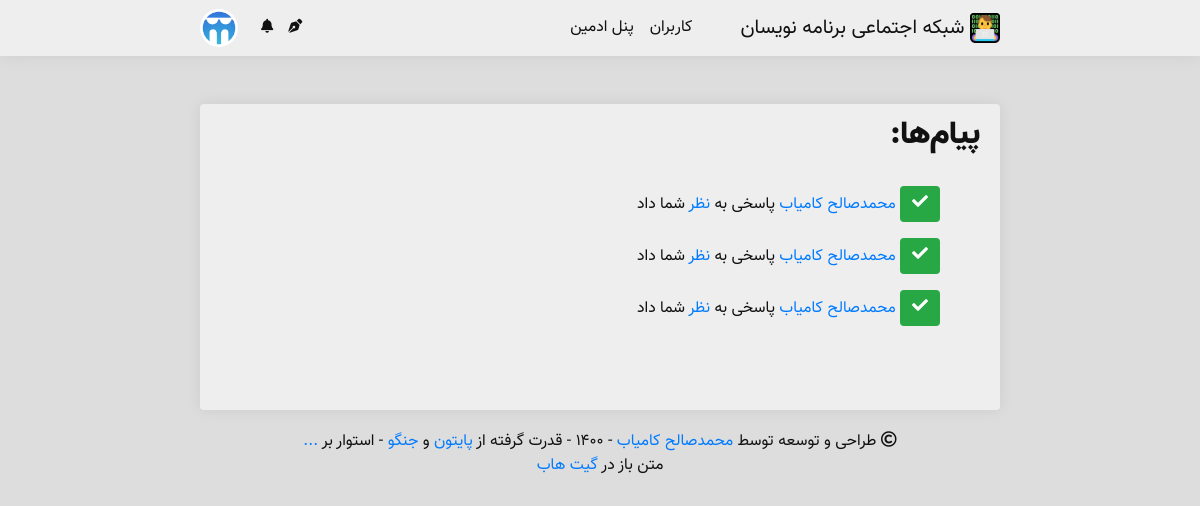
Page /user/notifications/all/?page=1/ (signed in) on the committed database.
### main/models.py (models this page shows, shortened)
class Person(models.Model):
    YEARS = []
    for year in range(1330, 1395):
        YEARS.append((str(year), str(year)),)
    YEARS = tuple(YEARS)
    username = models.CharField(max_length = 50, verbose_name = 'نام کاربری')
    avatar = models.ImageField(upload_to = 'avatars/', blank = True, verbose_name = 'آواتار')
    name = models.CharField(max_length = 50, verbose_name = 'نام')
    public_email = models.CharField(max_length = 100, null = True, blank = True, verbose_name = 'پست الکترونیک')
    mobile = models.CharField(max_length = 11, null = True, blank = True, verbose_name = 'شماره تماس')
    description = models.CharField(max_length = 200, null = True, blank = True, verbose_name = 'توضیحات')
    year_of_born = models.CharField(max_length = 4, choices = YEARS, null = True, blank = True, verbose_name = 'سال تولد')
    gender = models.CharField(max_length = 10, null = True, blank = True, verbose_name = 'جنسیت')
    join_time = jmodels.jDateTimeField(default = timezone.now, verbose_name = 'زمان عضویت')
    work = models.CharField(max_length = 50, null = True, blank = True, verbose_name = 'تخصص')
    skills = models.ManyToManyField('Skill', blank = True, verbose_name = 'مهارت‌ها')
    rezome = models.TextField(null = True, blank = True, default = '', verbose_name = 'رزومه')
    likes = models.ManyToManyField('Post', blank = True, verbose_name = 'لایک‌ها')
    viewed_posts = models.ManyToManyField('Post', related_name = 'views_post', blank = True, verbose_name = 'مطالب مشاهده شده')
    following = models.ManyToManyField('Person', blank = True, verbose_name = 'دنبال شوندگان')
    len_following = models.CharField(max_length = 10, default = 0, verbose_name = 'تعداد دنبال شوندگان')
    followers = models.ManyToManyField('Person', related_name = 'folllowers', blank = True, verbose_name = 'دنبال کنندگان')
    len_followers = models.CharField(max_length = 10, default = 0, verbose_name = 'تعداد دنبال کنندگان')
    github = models.URLField(null = True, blank = True, verbose_name = 'گیت‌هاب')
    gitlab = models.URLField(null = True, blank = True, verbose_name = 'گیت‌لب')
    stackowerflow = models.URLField(null = True, blank = True, verbose_name = 'استک اورفلو')
    linkedin = models.URLField(null = True, blank = True, verbose_name = 'لینکدین')
    dev = models.URLField(null = True, blank = True, verbose_name = 'جامعه دِو')
    website = models.URLField(null = True, blank = True, verbose_name = 'وبسایت')
    class Meta:
        verbose_name = 'فرد'
        verbose_name_plural = 'افراد'

class Notification(models.Model):
    givver = models.ForeignKey('Person', on_delete = models.SET_NULL, null = True, verbose_name = 'گیرنده')
    message = models.TextField(verbose_name = 'متن پیام')
    notif_type = models.CharField(max_length = 10, null = True, default = None, verbose_name = 'نوع')
    done = models.BooleanField(default = False, verbose_name = 'خوانده شده')
    class Meta:
        verbose_name = 'پیام'
        verbose_name_plural = 'پیام‌ها'

### persons/views.py (the view)
# urls.py: path('notifications/all/?page=<int:page>/', views.all_notifications, name = 'all_notifications'),
@login_required
def all_notifications(request, page):
    person = Person.objects.get(username = request.user.username)
    notifications = Notification.objects.filter(givver = person).order_by('-id')
    paginate = Paginator(notifications, 3)
    context = {
        'notifications': paginate.page(page),
    }
    mskf.add_notification_availability_to_context(request, context)
    mskf.add_authenticated_user_to_context(request, context)
    return render(request, 'person/notifications/list.html', context)

### main/functions.py (called while the page is built)
    def add_notification_availability_to_context(request, context):
        if request.user.is_authenticated:
            person = Person.objects.get(username=request.user.username)
            notification = Notification.objects.filter(
                givver=person,
                done=False)
            new_notif = False
            if len(notification) > 0:
                new_notif = True
            context['new_notif'] = new_notif
            context['notif_len'] = len(notification)

    def add_authenticated_user_to_context(request, context):
        if request.user.is_authenticated:
            authenticated_user = Person.objects.get(username=request.user.username)
            context['authenticated_user'] = authenticated_user

### media/template/person/notifications/list.html (shortened to what this page needs)
{% extends 'main.html' %}
{% load static %}
{% block body %}
<div class="body  border-gray">
<h2>پیام‌ها:</h2><br/>
<ul style="list-style-type: none;" class="infinite-container">
    {% for notification in notifications.object_list %}
        <li class="infinite-item">
            <p>
                {% if notification.done == True %}
                    <button type="button" class="btn btn-success  border-gray"><i class="fas fa-check"></i></button>
                {% endif %}
                {{ notification.message | safe }}
            </p>
        </li>
    {% endfor %}
</ul>
<br/>
{% if notifications.has_next %}
    <div class="d-flex justify-content-center" style="display:none;">
    </div>
{% endif %}
</div>
{% endblock %}

### media/template/partials/navigation.html (shortened to what this page needs)
{% load static %}
<nav class="navbar navbar-expand-lg navbar-light  border-gray">
    <div class="wrp">
    <a class="navbar-brand" href="{% url 'index' %}">
        <img src="{% static 'img/programmers-social_logo.svg' %}" width="30" height="30" class="programmers-social_logo d-inline-block align-top" alt="شبکه اجتماعی برنامه نویسان" loading="lazy">
        شبکه اجتماعی برنامه نویسان
    </a>
    <div class="collapse navbar-collapse" id="navbarText">
        <ul class="navbar-nav mr-auto">
            <li class="nav-item">
                <a class="nav-link" href="{% url 'person:all_persons' 1 %}">کاربران</a>
            </li>
            {% if perms.admin %}
                <li class="nav-item">
                    <a class="nav-link" href="/admin/">پنل ادمین</a>
                </li>
            {% endif %}
        </ul>
    </div>
    <form class="form-inline">
        {% if user.is_authenticated %}
        <div class="tooltip" style="margin-left: 15px;">
            <a class="notification my-2" href="{% url 'person:post:new_post' %}"><i class="fas fa-pen-nib"></i></a>
        </div>
            <a href="{% url 'person:profile_detail' user.username %}">
                {% if new_notif %}
                    <div class="tooltip" style="margin-left: 15px;">
                        <a class="notification" href="{% url 'person:new_notifications' %}"><i class="fas fa-bell animated infinite flash"></i></a>
                        <span class="tooltiptext">{{ notif_len }} پیام جدید!</span>
                    </div>
                {% else %}
                    <div class="tooltip" style="margin-left: 15px;">
                        <a class="notification" href="{% url 'person:all_notifications' 1 %}"><i class="fas fa-bell"></i></a>
                    </div>
                {% endif %}
            </a>
            <div class="dropdown">
                <a>
                    {% if authenticated_user.avatar.url != None %}
                        <img class="avatar mr-sm-2" type="button" src="{{ authenticated_user.avatar.url }}" width="38px" height="38px">
                    {% else %}
                        <img class="avatar mr-sm-2" type="button" src="/media/avatars/default_avatar.png/" width="38px" height="38px">
                    {% endif %}
                </a>
            </div>
        {% endif %}
    </form></div>
</nav>
<br/><br/>

### media/static/css/style.css (style rules this page uses)
:root { --primary: #791FFF; --primary-hover: #5115aa; --primary-shadow: #791FFF50; --dark: #111; --body-background: #ddd; --light: #eee; --light-hover: #fff; --border-color: rgba(0, 0, 0, 0.125); }
body { font-family: Vazir FD; text-align: right; background: var(--body-background); color: var(--dark) }
h1, h2, h3, h4, h5, h6 { font-family: Vazir Black FD; font-weight: 900; }
.wrp { margin: auto; width: 800px; display: inherit; }
.body { border-radius: .25rem; padding: .75rem 1.25rem; background-color: var(--light); box-shadow: 0 0 1rem 0 rgba(0, 0, 0, .075); width: 100%; margin-bottom: 10px; }
a, p, img, h1, h2, h3, h4, h5, h6 { transition: .3s; color: var(--dark); text-decoration: none !important; }
a { color: #007bff; }
.avatar { max-width: unset !important; border-radius: 100% !important; margin-top: 0 !important; margin-bottom: 0 !important; }
.navbar-brand { margin-right: 0; }
.mr-auto, .mx-auto { margin-left: auto !important; margin-right: 0 !important; }
.navbar { position: sticky; top: 0; z-index: 999; border-bottom: 1px solid rgba(0, 0, 0, .125); background-color: var(--light); color: var(--dark); box-shadow: 0 0 1rem 0 rgba(0, 0, 0, .075); }
.navbar-light .navbar-brand { color: var(--dark); }
.navbar-light .navbar-nav .nav-link { color: var(--dark); }
.notification { color: var(--dark); }
.border-gray { border-color: var(--border-color); border-width: 0; }
@media (min-width: 924px) { .navbar-expand-lg .navbar-collapse { display: -ms-flexbox!important; display: flex!important; -ms-flex-preferred-size: auto; flex-basis: auto; } }
@media (min-width: 924px) { .navbar-expand-lg .navbar-nav { -ms-flex-direction: row; flex-direction: row; } }
@media (min-width: 924px) { .navbar-expand-lg .navbar-nav .nav-link { padding-right: .5rem; padding-left: .5rem; } }
.dropdown { position: relative; float: left; direction: ltr; }
.tooltip { position: relative; display: inline-block; opacity: 1; z-index: 1; }

### rows in the picture
Person: avatar (picture)
Notification: done True (drawn), message "محمدصالح کامیاب پاسخی به نظر شما داد"
Notification: done True (drawn), message "محمدصالح کامیاب پاسخی به نظر شما داد"
Notification: done True (drawn), message "محمدصالح کامیاب پاسخی به نظر شما داد"
